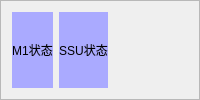
       <widget class="QFrame" name="frame">
        <property name="frameShape">
         <enum>QFrame::StyledPanel</enum>
        </property>
        <property name="frameShadow">
         <enum>QFrame::Raised</enum>
        </property>
        <layout class="QHBoxLayout" name="horizontalLayout_2">
         <item>
          <layout class="QHBoxLayout" name="horizontalLayout">
           <item>
            <widget class="QLabel" name="label_2">
             <property name="minimumSize">
              <size>
               <width>0</width>
               <height>0</height>
              </size>
             </property>
             <property name="maximumSize">
              <size>
               <width>16777215</width>
               <height>1677215</height>
              </size>
             </property>
             <property name="styleSheet">
              <string notr="true">background-color: rgb(170, 170, 255);</string>
             </property>
             <property name="text">
              <string>M1状态</string>
             </property>
             <property name="alignment">
              <set>Qt::AlignCenter</set>
             </property>
            </widget>
           </item>
           <item>
            <widget class="QLabel" name="label_3">
             <property name="styleSheet">
              <string notr="true">background-color: rgb(170, 170, 255);</string>
             </property>
             <property name="text">
              <string>SSU状态</string>
             </property>
             <property name="alignment">
              <set>Qt::AlignCenter</set>
             </property>
            </widget>
           </item>
          </layout>
         </item>
         <item>
          <widget class="CSystemInfoBar" name="systemInfo" native="true"/>
         </item>
        </layout>
       </widget>
